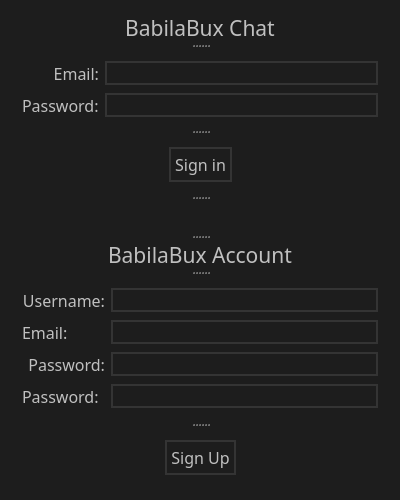
<?xml version="1.0" encoding="UTF-8"?>
<ui version="4.0">
 <class>AuthMenu</class>
 <widget class="QMainWindow" name="AuthMenu">
  <property name="geometry">
   <rect>
    <x>0</x>
    <y>0</y>
    <width>400</width>
    <height>500</height>
   </rect>
  </property>
  <property name="sizePolicy">
   <sizepolicy hsizetype="Fixed" vsizetype="Fixed">
    <horstretch>0</horstretch>
    <verstretch>0</verstretch>
   </sizepolicy>
  </property>
  <property name="minimumSize">
   <size>
    <width>400</width>
    <height>500</height>
   </size>
  </property>
  <property name="maximumSize">
   <size>
    <width>400</width>
    <height>500</height>
   </size>
  </property>
  <property name="windowTitle">
   <string>AuthMenu</string>
  </property>
  <property name="styleSheet">
   <string notr="true">background: rgb(29, 29, 29)</string>
  </property>
  <widget class="QWidget" name="centralWidget">
   <layout class="QGridLayout" name="gridLayout_3">
    <item row="0" column="0">
     <widget class="QSplitter" name="splitter">
      <property name="orientation">
       <enum>Qt::Vertical</enum>
      </property>
      <widget class="QLabel" name="label">
       <property name="font">
        <font>
         <family>Gadugi</family>
         <pointsize>16</pointsize>
        </font>
       </property>
       <property name="styleSheet">
        <string notr="true">color: silver;</string>
       </property>
       <property name="text">
        <string>BabilaBux Chat</string>
       </property>
       <property name="alignment">
        <set>Qt::AlignCenter</set>
       </property>
      </widget>
      <widget class="QWidget" name="">
       <layout class="QGridLayout" name="gridLayout_2">
        <item row="0" column="0">
         <widget class="QLabel" name="LoginLabel">
          <property name="minimumSize">
           <size>
            <width>70</width>
            <height>0</height>
           </size>
          </property>
          <property name="font">
           <font>
            <family>Gadugi</family>
            <pointsize>12</pointsize>
           </font>
          </property>
          <property name="autoFillBackground">
           <bool>false</bool>
          </property>
          <property name="styleSheet">
           <string notr="true">color: silver;</string>
          </property>
          <property name="text">
           <string>Email:</string>
          </property>
          <property name="alignment">
           <set>Qt::AlignRight|Qt::AlignTrailing|Qt::AlignVCenter</set>
          </property>
         </widget>
        </item>
        <item row="0" column="1">
         <widget class="QLineEdit" name="Login">
          <property name="focusPolicy">
           <enum>Qt::StrongFocus</enum>
          </property>
          <property name="contextMenuPolicy">
           <enum>Qt::DefaultContextMenu</enum>
          </property>
          <property name="autoFillBackground">
           <bool>false</bool>
          </property>
          <property name="styleSheet">
           <string notr="true">color: silver;
selection-color: none;

border-width: 2px;
border-style: solid;
border-color: rgb(52, 52, 52);
padding: 2px;</string>
          </property>
          <property name="frame">
           <bool>true</bool>
          </property>
          <property name="readOnly">
           <bool>false</bool>
          </property>
          <property name="cursorMoveStyle">
           <enum>Qt::LogicalMoveStyle</enum>
          </property>
          <property name="clearButtonEnabled">
           <bool>false</bool>
          </property>
         </widget>
        </item>
        <item row="1" column="0">
         <widget class="QLabel" name="PassLabel">
          <property name="font">
           <font>
            <family>Gadugi</family>
            <pointsize>12</pointsize>
           </font>
          </property>
          <property name="styleSheet">
           <string notr="true">color: silver;</string>
          </property>
          <property name="text">
           <string>Password:</string>
          </property>
         </widget>
        </item>
        <item row="1" column="1">
         <widget class="QLineEdit" name="Password">
          <property name="styleSheet">
           <string notr="true">color: silver;
selection-color: none;

border-width: 2px;
border-style: solid;
border-color: rgb(52, 52, 52);
padding: 2px;</string>
          </property>
         </widget>
        </item>
       </layout>
      </widget>
      <widget class="QWidget" name="">
       <layout class="QHBoxLayout" name="horizontalLayout">
        <item>
         <spacer name="horizontalSpacer">
          <property name="orientation">
           <enum>Qt::Horizontal</enum>
          </property>
          <property name="sizeHint" stdset="0">
           <size>
            <width>88</width>
            <height>20</height>
           </size>
          </property>
         </spacer>
        </item>
        <item>
         <widget class="QPushButton" name="SignButton">
          <property name="font">
           <font>
            <family>Gadugi</family>
            <pointsize>12</pointsize>
           </font>
          </property>
          <property name="cursor">
           <cursorShape>PointingHandCursor</cursorShape>
          </property>
          <property name="styleSheet">
           <string notr="true">QPushButton{
color: silver;
border-width: 2px;
border-style: solid;
border-color: rgb(52, 52, 52);
padding: 4px;
}

QPushButton:pressed{
padding: 2px;
}

</string>
          </property>
          <property name="text">
           <string>Sign in</string>
          </property>
         </widget>
        </item>
        <item>
         <spacer name="horizontalSpacer_2">
          <property name="orientation">
           <enum>Qt::Horizontal</enum>
          </property>
          <property name="sizeHint" stdset="0">
           <size>
            <width>108</width>
            <height>20</height>
           </size>
          </property>
         </spacer>
        </item>
       </layout>
      </widget>
      <widget class="QLabel" name="Status">
       <property name="minimumSize">
        <size>
         <width>0</width>
         <height>32</height>
        </size>
       </property>
       <property name="font">
        <font>
         <family>Gadugi</family>
         <pointsize>12</pointsize>
        </font>
       </property>
       <property name="styleSheet">
        <string notr="true">color:rgba(255, 8, 8,150)</string>
       </property>
       <property name="text">
        <string/>
       </property>
       <property name="alignment">
        <set>Qt::AlignCenter</set>
       </property>
      </widget>
      <widget class="QLabel" name="label_2">
       <property name="font">
        <font>
         <family>Gadugi</family>
         <pointsize>16</pointsize>
        </font>
       </property>
       <property name="styleSheet">
        <string notr="true">color: silver;</string>
       </property>
       <property name="text">
        <string>BabilaBux Account</string>
       </property>
       <property name="alignment">
        <set>Qt::AlignCenter</set>
       </property>
      </widget>
      <widget class="QWidget" name="">
       <layout class="QGridLayout" name="gridLayout">
        <item row="0" column="0">
         <widget class="QLabel" name="LoginLabel_6">
          <property name="minimumSize">
           <size>
            <width>70</width>
            <height>0</height>
           </size>
          </property>
          <property name="font">
           <font>
            <family>Gadugi</family>
            <pointsize>12</pointsize>
           </font>
          </property>
          <property name="autoFillBackground">
           <bool>false</bool>
          </property>
          <property name="styleSheet">
           <string notr="true">color: silver;</string>
          </property>
          <property name="text">
           <string>Username:</string>
          </property>
          <property name="alignment">
           <set>Qt::AlignRight|Qt::AlignTrailing|Qt::AlignVCenter</set>
          </property>
         </widget>
        </item>
        <item row="0" column="1">
         <widget class="QLineEdit" name="Username">
          <property name="focusPolicy">
           <enum>Qt::StrongFocus</enum>
          </property>
          <property name="contextMenuPolicy">
           <enum>Qt::DefaultContextMenu</enum>
          </property>
          <property name="autoFillBackground">
           <bool>false</bool>
          </property>
          <property name="styleSheet">
           <string notr="true">color: silver;
selection-color: none;

border-width: 2px;
border-style: solid;
border-color: rgb(52, 52, 52);
padding: 2px;</string>
          </property>
          <property name="frame">
           <bool>true</bool>
          </property>
          <property name="readOnly">
           <bool>false</bool>
          </property>
          <property name="cursorMoveStyle">
           <enum>Qt::LogicalMoveStyle</enum>
          </property>
          <property name="clearButtonEnabled">
           <bool>false</bool>
          </property>
         </widget>
        </item>
        <item row="1" column="0">
         <widget class="QLabel" name="PassLabel_6">
          <property name="font">
           <font>
            <family>Gadugi</family>
            <pointsize>12</pointsize>
           </font>
          </property>
          <property name="styleSheet">
           <string notr="true">color: silver;</string>
          </property>
          <property name="text">
           <string>Email:</string>
          </property>
         </widget>
        </item>
        <item row="1" column="1">
         <widget class="QLineEdit" name="Email">
          <property name="styleSheet">
           <string notr="true">color: silver;
selection-color: none;

border-width: 2px;
border-style: solid;
border-color: rgb(52, 52, 52);
padding: 2px;</string>
          </property>
         </widget>
        </item>
        <item row="2" column="0">
         <widget class="QLabel" name="LoginLabel_4">
          <property name="minimumSize">
           <size>
            <width>70</width>
            <height>0</height>
           </size>
          </property>
          <property name="font">
           <font>
            <family>Gadugi</family>
            <pointsize>12</pointsize>
           </font>
          </property>
          <property name="autoFillBackground">
           <bool>false</bool>
          </property>
          <property name="styleSheet">
           <string notr="true">color: silver;</string>
          </property>
          <property name="text">
           <string>Password:</string>
          </property>
          <property name="alignment">
           <set>Qt::AlignRight|Qt::AlignTrailing|Qt::AlignVCenter</set>
          </property>
         </widget>
        </item>
        <item row="2" column="1">
         <widget class="QLineEdit" name="Passwordcreate">
          <property name="focusPolicy">
           <enum>Qt::StrongFocus</enum>
          </property>
          <property name="contextMenuPolicy">
           <enum>Qt::DefaultContextMenu</enum>
          </property>
          <property name="autoFillBackground">
           <bool>false</bool>
          </property>
          <property name="styleSheet">
           <string notr="true">color: silver;
selection-color: none;

border-width: 2px;
border-style: solid;
border-color: rgb(52, 52, 52);
padding: 2px;</string>
          </property>
          <property name="frame">
           <bool>true</bool>
          </property>
          <property name="readOnly">
           <bool>false</bool>
          </property>
          <property name="cursorMoveStyle">
           <enum>Qt::LogicalMoveStyle</enum>
          </property>
          <property name="clearButtonEnabled">
           <bool>false</bool>
          </property>
         </widget>
        </item>
        <item row="3" column="0">
         <widget class="QLabel" name="PassLabel_4">
          <property name="font">
           <font>
            <family>Gadugi</family>
            <pointsize>12</pointsize>
           </font>
          </property>
          <property name="styleSheet">
           <string notr="true">color: silver;</string>
          </property>
          <property name="text">
           <string>Password:</string>
          </property>
         </widget>
        </item>
        <item row="3" column="1">
         <widget class="QLineEdit" name="Passwordcreate_2">
          <property name="styleSheet">
           <string notr="true">color: silver;
selection-color: none;

border-width: 2px;
border-style: solid;
border-color: rgb(52, 52, 52);
padding: 2px;</string>
          </property>
         </widget>
        </item>
       </layout>
      </widget>
      <widget class="QWidget" name="">
       <layout class="QHBoxLayout" name="horizontalLayout_2">
        <item>
         <spacer name="horizontalSpacer_3">
          <property name="orientation">
           <enum>Qt::Horizontal</enum>
          </property>
          <property name="sizeHint" stdset="0">
           <size>
            <width>88</width>
            <height>20</height>
           </size>
          </property>
         </spacer>
        </item>
        <item>
         <widget class="QPushButton" name="SignupButton">
          <property name="font">
           <font>
            <family>Gadugi</family>
            <pointsize>12</pointsize>
           </font>
          </property>
          <property name="cursor">
           <cursorShape>PointingHandCursor</cursorShape>
          </property>
          <property name="styleSheet">
           <string notr="true">QPushButton{
color: silver;
border-width: 2px;
border-style: solid;
border-color: rgb(52, 52, 52);
padding: 4px;
}

QPushButton:pressed{
padding: 2px;
}

</string>
          </property>
          <property name="text">
           <string>Sign Up</string>
          </property>
         </widget>
        </item>
        <item>
         <spacer name="horizontalSpacer_4">
          <property name="orientation">
           <enum>Qt::Horizontal</enum>
          </property>
          <property name="sizeHint" stdset="0">
           <size>
            <width>108</width>
            <height>20</height>
           </size>
          </property>
         </spacer>
        </item>
       </layout>
      </widget>
     </widget>
    </item>
   </layout>
  </widget>
 </widget>
 <layoutdefault spacing="6" margin="11"/>
 <resources/>
 <connections/>
</ui>
